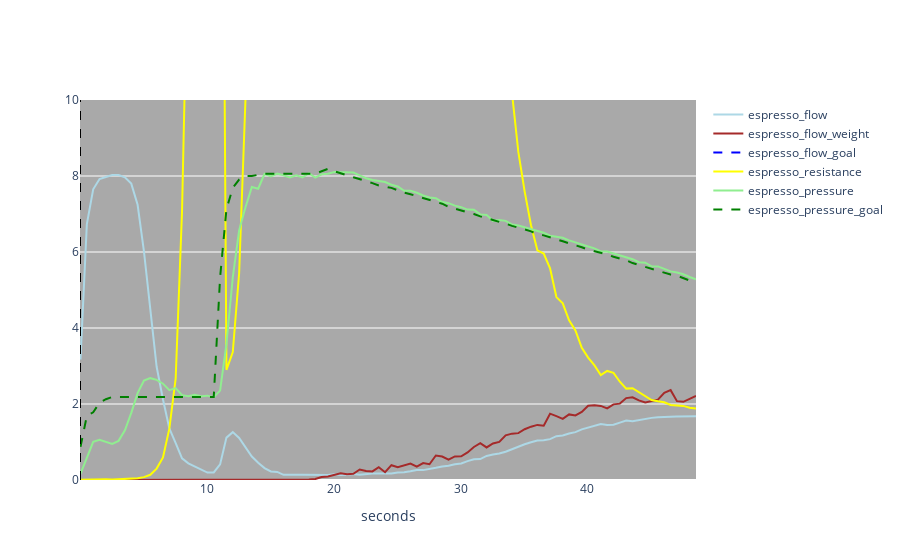

The notebook cell saved with this chart:
### Code cell
shots_series = extract_shot_series(shots_df.sample(1))
resampled_shots = resample(shots_series, freq='500L')
shot = resampled_shots

visualize_shot(shot,
               # flow_quantiles=flow_quantiles, weight_quantiles=weight_quantiles, pressure_quantiles=pressure_quantiles,
               )
